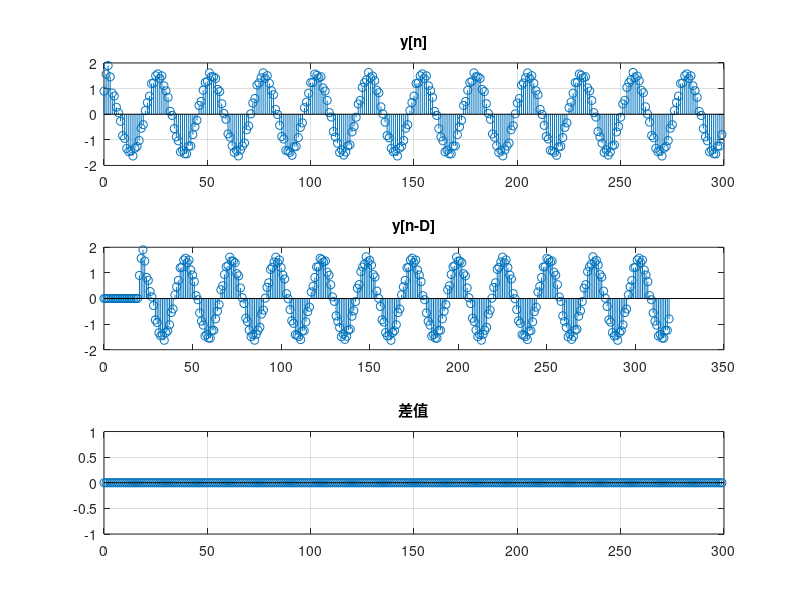

Reproduce this figure in MATLAB.
% 清除当前图形窗口中的所有图形对象
clf;

% 定义延迟长度
D = 20;

% 定义时间序列n1，从0到299
n1 = 0:299;

% 定义延迟后的时间序列n2，长度比n1多D
n2 = 0:(n1(end) + D);

% 定义输入信号x，由两个不同频率的余弦波组成
x = cos((20/256) * pi * n1) + cos((200/256) * pi * n1);

% 将输入信号x延迟D个样本，前面补D个零
xd = [zeros(1, D) x];

% 定义滤波器的分子系数
num1 = [0.45 0.5 0.45];

% 定义滤波器的分母系数
den1 = [1 -0.53 0.46];

% 定义初始条件，初始状态为零
ic = [0 0];

% 通过滤波器处理输入信号x，得到输出信号y
y = filter(num1, den1, x, ic);

% 通过滤波器处理延迟后的输入信号xd，得到输出信号yd
yd = filter(num1, den1, xd, ic);

% 计算输出信号的长度
N = length(y);

% 计算y与yd的差值，yd的索引从1+D开始
d = y - yd(1 + D:N + D);

% 创建一个3行1列的子图区域，并绘制第一个子图
subplot(3, 1, 1);
% 在第一个子图中绘制滤波器输出信号y的离散图形
stem(n1, y);
% 设置第一个子图的标题
title('y[n]');
% 为第一个子图添加网格线
grid;

% 绘制第二个子图
subplot(3, 1, 2);
% 在第二个子图中绘制延迟后的滤波器输出信号yd的离散图形
stem(n2, yd(1:length(yd)));
% 设置第二个子图的标题
title('y[n-D]');

% 创建并绘制第三个子图
subplot(3, 1, 3);
% 在第三个子图中绘制y和yd差值的离散图形
stem(n1, d);
% 设置第三个子图的标题
title('差值');
% 为第三个子图添加网格线
grid;
